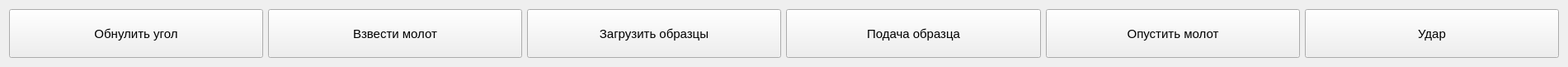
   <widget class="QWidget" name="layoutWidget">
    <property name="geometry">
     <rect>
      <x>10</x>
      <y>160</y>
      <width>1901</width>
      <height>81</height>
     </rect>
    </property>
    <layout class="QHBoxLayout" name="horizontalLayout_3">
     <item>
      <widget class="QPushButton" name="pushButton_5">
       <property name="sizePolicy">
        <sizepolicy hsizetype="Minimum" vsizetype="Minimum">
         <horstretch>0</horstretch>
         <verstretch>0</verstretch>
        </sizepolicy>
       </property>
       <property name="font">
        <font>
         <pointsize>11</pointsize>
        </font>
       </property>
       <property name="styleSheet">
        <string notr="true">QPushButton {
	background-color: rgb(75, 93, 106);
	color: rgb(255, 255, 255);
  border-color: rgb(255, 255, 255);
  border-width: 2px;        
  border-style: solid;
  border-radius: 20px;
}R</string>
       </property>
       <property name="text">
        <string>Обнулить угол</string>
       </property>
      </widget>
     </item>
     <item>
      <widget class="QPushButton" name="pushButton">
       <property name="sizePolicy">
        <sizepolicy hsizetype="Minimum" vsizetype="Minimum">
         <horstretch>0</horstretch>
         <verstretch>0</verstretch>
        </sizepolicy>
       </property>
       <property name="font">
        <font>
         <pointsize>11</pointsize>
        </font>
       </property>
       <property name="styleSheet">
        <string notr="true">QPushButton {
	background-color: rgb(75, 93, 106);
	color: rgb(255, 255, 255);
  border-color: rgb(255, 255, 255);
  border-width: 2px;        
  border-style: solid;
  border-radius: 20px;
}R</string>
       </property>
       <property name="text">
        <string>Взвести молот</string>
       </property>
      </widget>
     </item>
     <item>
      <widget class="QPushButton" name="pushButton_3">
       <property name="sizePolicy">
        <sizepolicy hsizetype="Minimum" vsizetype="Minimum">
         <horstretch>0</horstretch>
         <verstretch>0</verstretch>
        </sizepolicy>
       </property>
       <property name="font">
        <font>
         <pointsize>11</pointsize>
        </font>
       </property>
       <property name="styleSheet">
        <string notr="true">QPushButton {
	background-color: rgb(75, 93, 106);
	color: rgb(255, 255, 255);
  border-color: rgb(255, 255, 255);
  border-width: 2px;        
  border-style: solid;
  border-radius: 20px;
}R</string>
       </property>
       <property name="text">
        <string>Загрузить образцы</string>
       </property>
      </widget>
     </item>
     <item>
      <widget class="QPushButton" name="pushButton_4">
       <property name="sizePolicy">
        <sizepolicy hsizetype="Minimum" vsizetype="Minimum">
         <horstretch>0</horstretch>
         <verstretch>0</verstretch>
        </sizepolicy>
       </property>
       <property name="font">
        <font>
         <pointsize>11</pointsize>
        </font>
       </property>
       <property name="styleSheet">
        <string notr="true">QPushButton {
	background-color: rgb(75, 93, 106);
	color: rgb(255, 255, 255);
  border-color: rgb(255, 255, 255);
  border-width: 2px;        
  border-style: solid;
  border-radius: 20px;
}R</string>
       </property>
       <property name="text">
        <string>Подача образца</string>
       </property>
      </widget>
     </item>
     <item>
      <widget class="QPushButton" name="pushButton_2">
       <property name="sizePolicy">
        <sizepolicy hsizetype="Minimum" vsizetype="Minimum">
         <horstretch>0</horstretch>
         <verstretch>0</verstretch>
        </sizepolicy>
       </property>
       <property name="font">
        <font>
         <pointsize>11</pointsize>
        </font>
       </property>
       <property name="styleSheet">
        <string notr="true">QPushButton {
	background-color: rgb(75, 93, 106);
	color: rgb(255, 255, 255);
  border-color: rgb(255, 255, 255);
  border-width: 2px;        
  border-style: solid;
  border-radius: 20px;
}R</string>
       </property>
       <property name="text">
        <string>Опустить молот</string>
       </property>
      </widget>
     </item>
     <item>
      <widget class="QPushButton" name="pushButton_6">
       <property name="sizePolicy">
        <sizepolicy hsizetype="Minimum" vsizetype="Minimum">
         <horstretch>0</horstretch>
         <verstretch>0</verstretch>
        </sizepolicy>
       </property>
       <property name="font">
        <font>
         <pointsize>11</pointsize>
        </font>
       </property>
       <property name="styleSheet">
        <string notr="true">QPushButton {
	background-color: rgb(75, 93, 106);
	color: rgb(255, 255, 255);
  border-color: rgb(255, 255, 255);
  border-width: 2px;        
  border-style: solid;
  border-radius: 20px;
}R</string>
       </property>
       <property name="text">
        <string>Удар</string>
       </property>
      </widget>
     </item>
    </layout>
   </widget>
